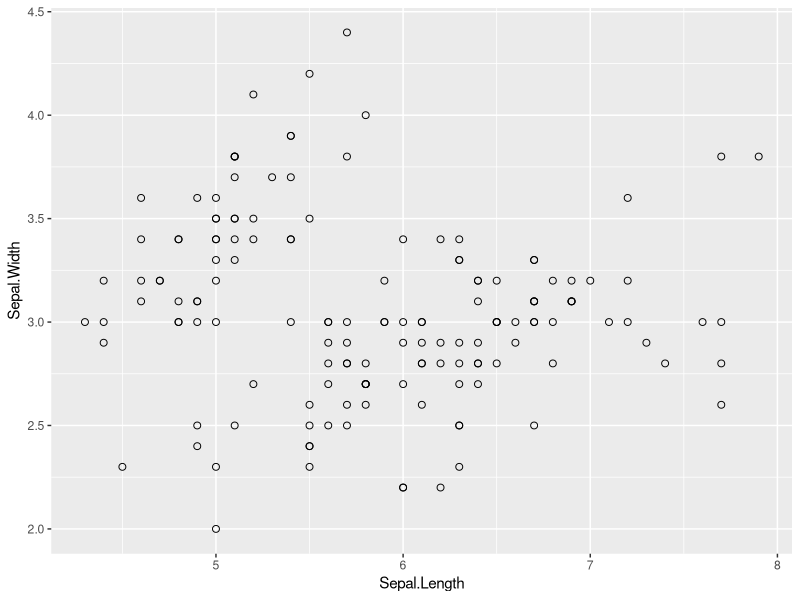
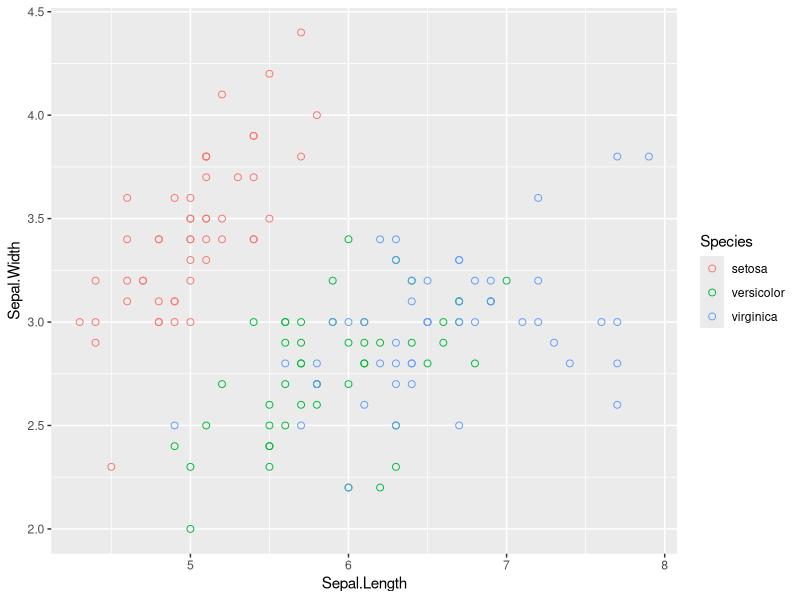
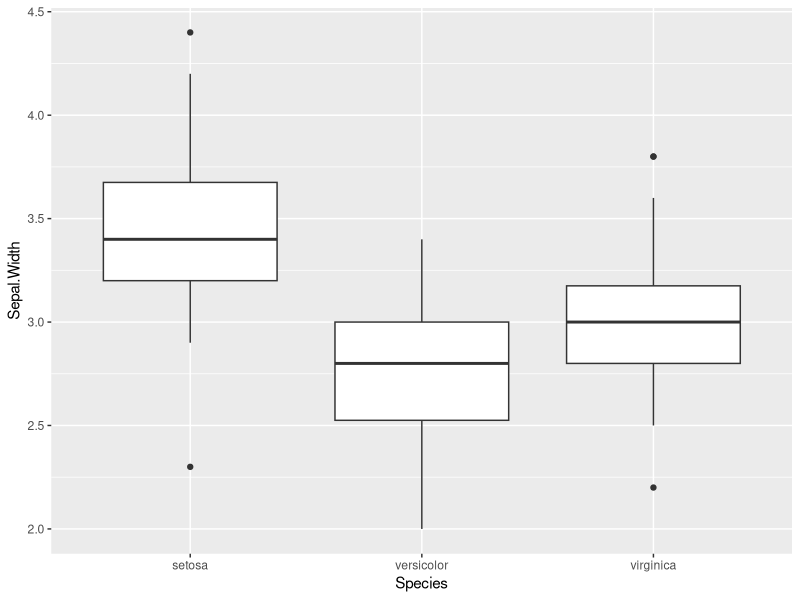
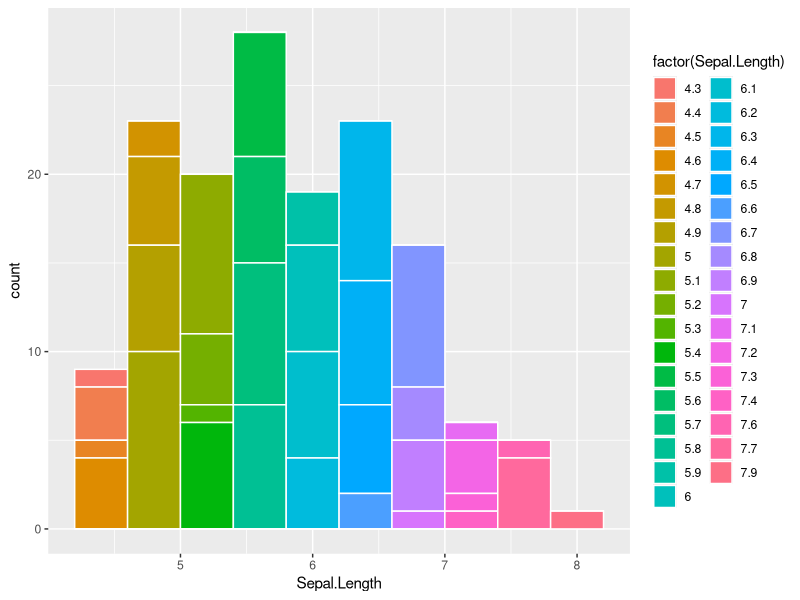
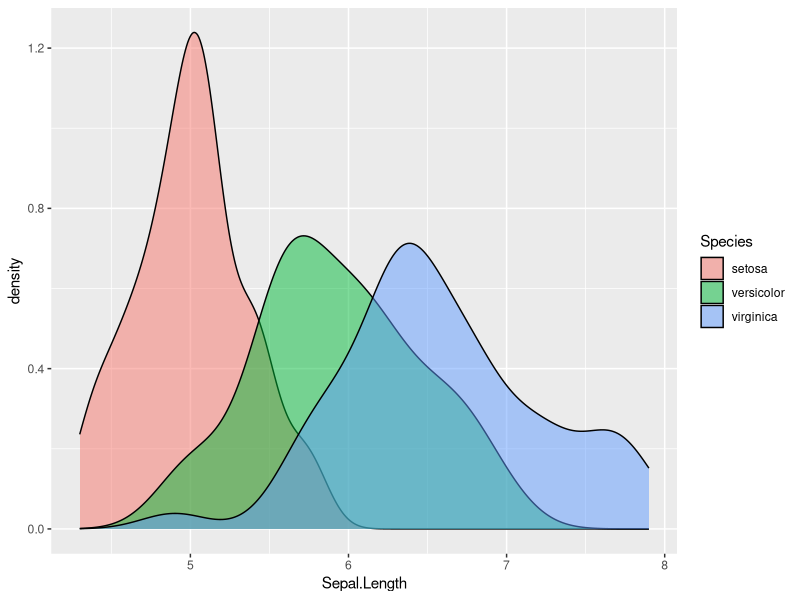
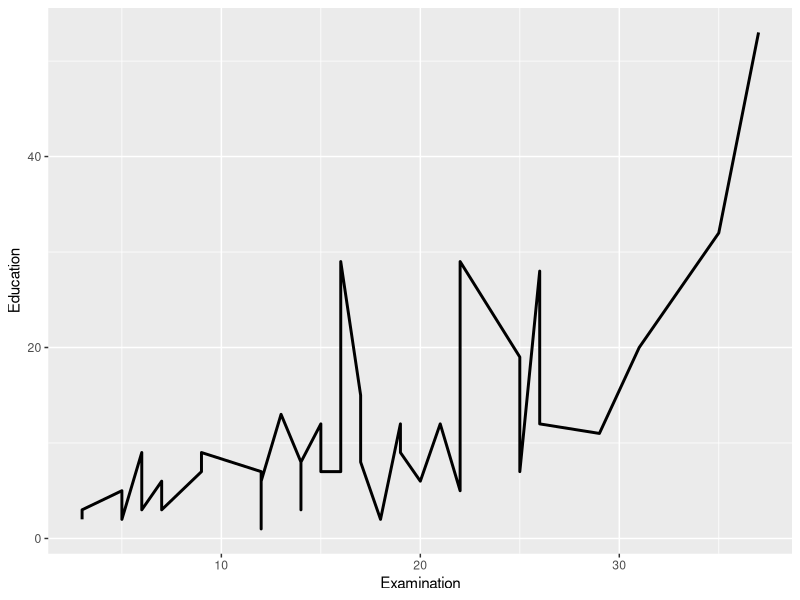
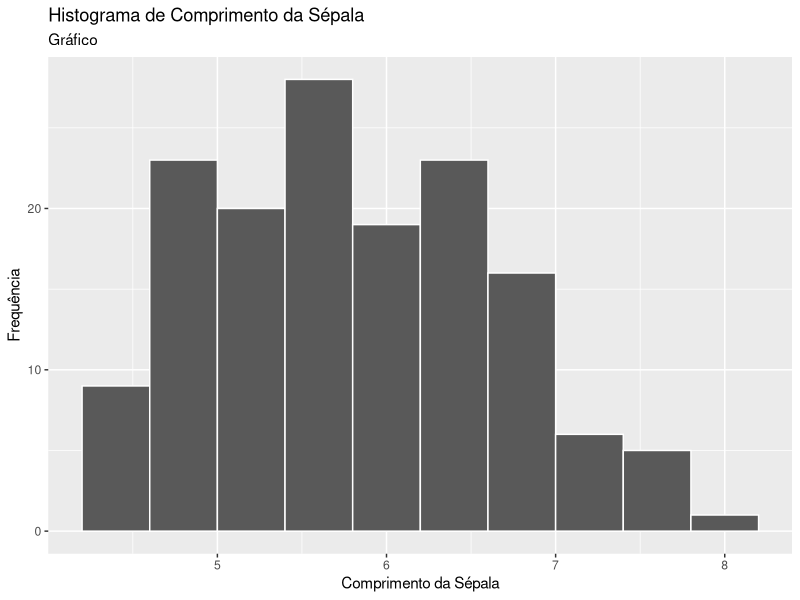
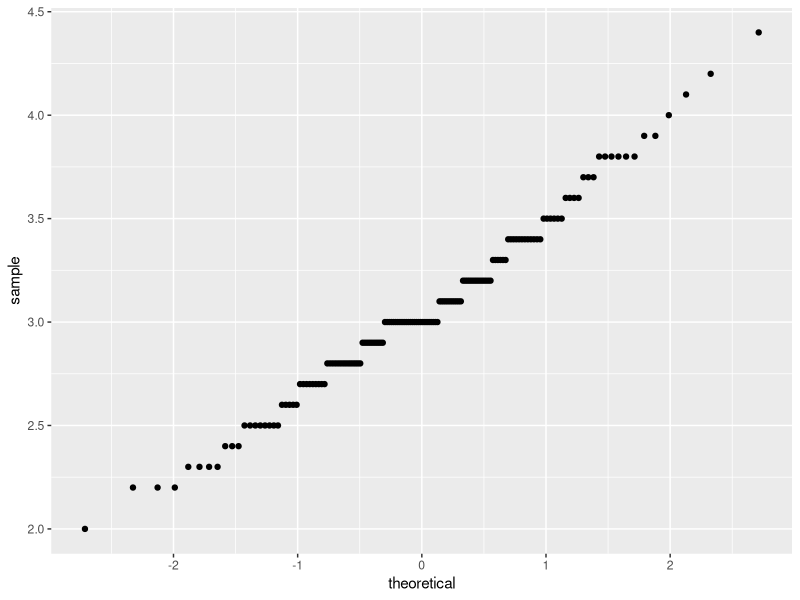

Reproduce these figures in R, in order.
# Capacitação: Introdução ao R - MEIOS JR
# 25-07-2020
# Virgilio de A. Mendes 
# Ciência Política - UFMG
# Aula 02

# executando a LIBRARY
library(ggplot2)

#definindo diretorio para executar e salvar arquivos
setwd("C:/Users/Virgilio/Desktop/curso GGPLOT/Curso_GGPLOT2_-_Estatística_UFMG_files/Curso GGPLO2 - Stat UFMG")

# importando o banco de dados IRIS e nomeando ele de BD
bd = iris

#Plotando um grafico de dispersão 
ggplot(bd, aes(x = Sepal.Length, y = Sepal.Width)) +
  geom_point(size = 2, shape = 1)

#salva grafico no diretorio selecionado
ggsave("r plot1 iris.pdf")

# puxa os nomes das variaveis do banco selecionado
names(bd)

#Plotando um grafico de dispersão 
ggplot(bd, aes( x = Sepal.Length, y = Sepal.Width, col = Species)) +
  geom_point(size = 2, shape = 1) 

ggsave("r plot2 iris.pdf")

# bloxpot
ggplot(bd, aes(x = Species, y = Sepal.Width)) +
  geom_boxplot()

ggsave("r plot3 iris.pdf")


#plotando histograma
ggplot(bd, aes(x = Sepal.Length,fill = factor(Sepal.Length))) + 
  geom_histogram(bins = 10, col = "white")

ggsave("histograma1.pdf")

#Grafico de densidade
ggplot(bd, aes(x = Sepal.Length, fill = Species)) +
  geom_density(alpha = 0.5) 

ggsave("grafico camadas1.pdf")

#Grafico de Linha
ggplot(swiss, aes(x = Examination, y = Education)) +
  geom_line(size = 1)

ggsave("grafico de linha IRIS1.pdf")

#Histograma com Nomes (titulos)
ggplot(iris, aes(x = Sepal.Length)) + geom_histogram(bins = 10, col = "white") +
  labs(title = "Histograma de Comprimento da Sépala",
       subtitle = "Gráfico", x = "Comprimento da Sépala",
       y = "Frequência")

ggsave("Histograma Comprimento da Sepala1.pdf")

# Plotando com "Stats"
ggplot(bd, aes(sample = Sepal.Width)) +
  stat_qq()

ggsave("grafico IRISstats.pdf")

#Grafico de dispersão - Stats com escala
ggplot(bd, aes(x = Sepal.Length, y = Sepal.Width)) +
  geom_point() +
  scale_x_continuous(limits = c(4, 7), breaks = c(4, 5, 6)) +
  scale_y_continuous(limits = c(0, 7), breaks = c(4, 5, 6)) +
  labs(title = "Grafico de Dispersão de Comprimento da Sépala por Largura da Sépala",
       subtitle = "Gráfico", x = "Comprimento da Sépala",
       y = "lagura da Sépala")

ggsave("dispersãoIRIS1.pdf", width = 8, height = 4)


#Geom_ Smooth - grafico de tendencia
ggplot(bd, aes(x = Sepal.Length, y = Petal.Length)) +
  geom_point() +
  geom_smooth()

ggsave("grafico de tendencia1.pdf")

# grafico de tendencia por especie
ggplot(bd, aes(x = Sepal.Length, y = Petal.Length, col = Species)) +
  geom_point() +
  geom_smooth(method = "lm")

ggsave("grafico de tendencia por especie.pdf")

####################################################

# Importando o banco MTCARS
mtcars = mtcars

#Puxando os nomes das variaveis
names(mtcars)
ggplot(mtcars, aes( x = gear, fill = factor(carb))) +
  geom_bar(size = 1.5, colour = 'white', alpha = 0.6) 

ggsave("mtcars1.pdf")

# Plotando   
ggplot(mtcars, aes( x = gear, fill = factor(carb))) +
  geom_bar(position = "fill") 

ggsave("mtcars2.pdf")



#Facets- tirar a escala do X e Y
ggplot(mtcars, aes(x = mpg, y = disp)) + geom_point() +
  facet_grid(.~am, scales = "free") +
  geom_smooth(method = "lm") 

ggsave("Mtcarsvertical.pdf")
#Facets- tirar a escala do X e Y
ggplot(mtcars, aes(x = mpg, y = disp)) + geom_point() +
  facet_grid(am~., scales = "free") +
  geom_smooth(method = "lm")

ggsave("MtcarsHorizontal.pdf")

# o "~." depois do AM separa duas categorias discretas na horizontal
# o ".~" antes do AM separa duas categorias discretas na vertical




#################
# como salvar arquivos de grafico pelo ggplot
ggsave(filename = "grafico.png",
       width = 6, height = 2.8)

# Personalizando o grafico

#tipos de  temas para plotagem de grafico
# + themes_gray ()
# + theme_dark ()
# + theme_bw ()
# + theme_classic ()


# Legendas:

# + theme (legend.positions = "top")


# Paleta de cores:
library(RColorBrewer)
display.brewer.all()


# + scale_fill_brewer(palette = "Dark2") - > substituir "Dark2" pela paleta de cor que desejar




# Teste de BoxPlot

# bloxpot
ggplot(bd, aes(x = Species, y = Petal.Length, fill = Species)) +
  geom_boxplot() +
  theme_classic() +
  scale_fill_brewer(palette = "Set1",
                    labels=c("Setosa", "Versicolor", "Virginica")) +
  scale_x_discrete(lab=NULL) +
  labs(title = "Boxplot", subtitle = "Largura da Pétala por Espécie",
       x = "", y = "Lagura da Pétala", fill = "Especie") +
  theme(plot.title = element_text(hjust = 0.5), plot.subtitle = element_text(hjust = 0.5)) 
  

ggsave("bloxpotEXERCICIO.pdf", width = 6, height = 4)




